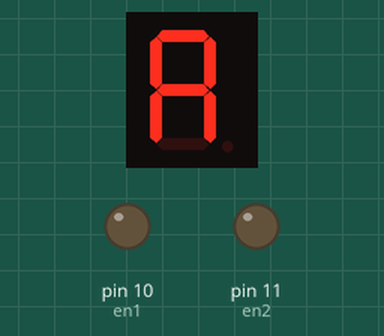
Bench run of a sketch on a simulated Arduino Uno, built with avr-gcc and run on an emulated ATmega328P. Shown: 1-digit seven-segment display, output pins drawn as LEDs (lit = HIGH). Wiring (inferred from the names in the program): 1-digit 7-segment display, segments lit when LOW: segments pin 3, pin 4, pin 5, pin 6, pin 7, pin 8, pin 9. The segment pins are drawn as the display they are named for; pins used as bus, display or sensor lines are not drawn.

Above: at 0.1 s.
At 1.1 s:
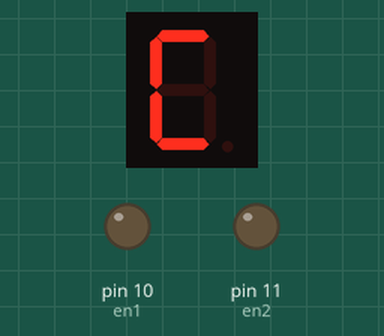

The sketch:

led7_chu.ino
```cpp
const int A = 3;
const int B = 4;
const int C = 5;
const int D = 6;
const int E = 7;
const int F = 8;
const int G = 9;
const int en1 = 10;
const int en2 = 11;
const int second = 1000;
const int digit = 10;
const int segment = 7;
byte chuc,dv;


void setup() {
  pinMode(A, OUTPUT);
  pinMode(B, OUTPUT);
  pinMode(C, OUTPUT);
  pinMode(D, OUTPUT);
  pinMode(E, OUTPUT);
  pinMode(F, OUTPUT);
  pinMode(G, OUTPUT);
  pinMode(en1, OUTPUT);
  pinMode(en2, OUTPUT);
  //ham cho phep'
  digitalWrite(en1, LOW);
  digitalWrite(en2, LOW);
}
void loop(){
  byte dem1= 0;   // khai bao chu~ muon' hien.
  writeDigit(dem1);
  delay(1000);

  byte dem2= 1;
  writeDigit(dem2);
  delay(1000);

}

//tao ma
// ma Anot chung
byte digseg[digit][segment]={
  {0,0,0,1,0,0,0},// A
  {0,1,1,0,0,0,1},// C
  {0,1,1,0,0,0,0},// E
  {0,1,1,1,0,0,0},// F
  {1,0,0,1,0,0,0},// H
  {1,1,1,0,0,0,1},// L
  {0,0,1,1,0,0,0},// P
  {0,1,0,0,1,0,0},// S
  {1,0,0,0,0,0,1},// U
  {1,0,0,0,0,1,1}// J
};
// ham hiem thi so tren led 7 doan
void writeDigit(byte digit){
  byte pinA = A;
  byte seg;
  for (seg = 0;seg<7;seg++){
    digitalWrite(pinA, digseg[digit][seg]);
    pinA++;
  }
}
```

Measured:
- what the display in image 1 shows lasts 1.0 s, from 1.0 s to 2.0 s
